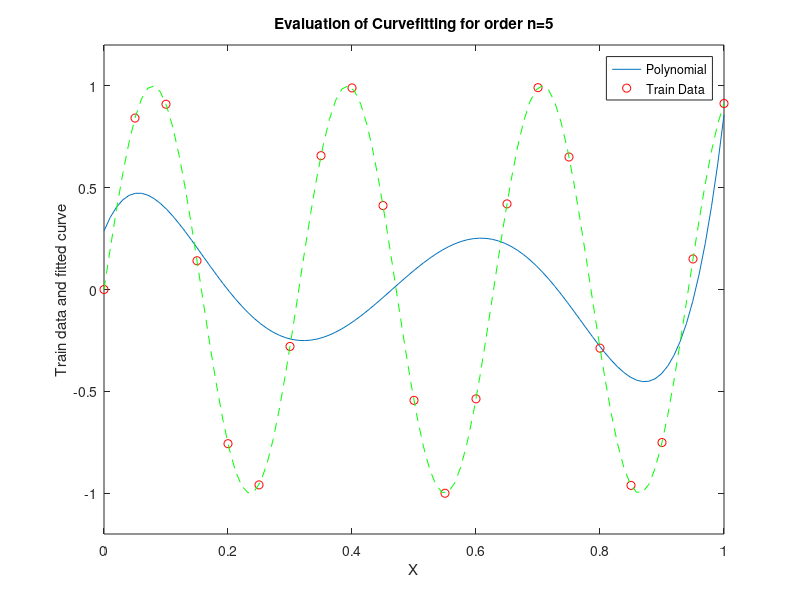

This chart was generated by the following MATLAB code:

N=input('Please input the Polynomial oreder : \n');%
if N<0                                       %
    error('N must greartor or equal Zero :');%
end

n=N;
X_train=0:0.05:1;                            %
x=linspace(0,1,100);                         % for better resolution
Y_train=sin(X_train*20);                     % Input data with noise
y=sin(x*20);                                 % for better resolution
poly_coeff=polyfit(X_train,Y_train,n);       % polynomial coefficient calcualatin
Evaluated_data=polyval(poly_coeff,x);        % Evalution of ploy nomial
plot(x,Evaluated_data);                      % Plot Evaluated polynoiamial
hold on                                      %
plot(X_train,Y_train,'ro',x,y,'--g');        % Plot train data
xlabel('X');
ylabel('Train data and fitted curve');
Label=num2str(n);
title(['Evaluation of Curvefitting for order n=' Label]);
legend('Polynomial','Train Data','Location','NorthEast');
axis([0 1 -1.2 1.2]) 
